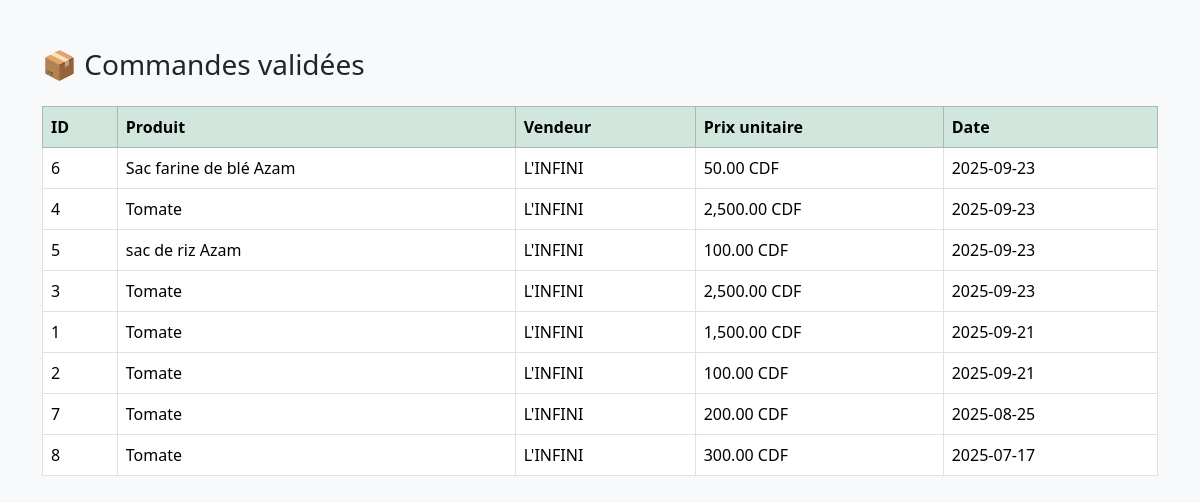
Page /commandes_validees.php on the committed database.
### tables this page shows
CREATE TABLE IF NOT EXISTS `commande` (
  `IdCommande` int NOT NULL AUTO_INCREMENT,
  `IdProduit` int DEFAULT NULL,
  `PrixUnitaire` decimal(10,2) DEFAULT NULL,
  `DateCmd` date DEFAULT NULL,
  `IdMarche` int DEFAULT NULL,
  PRIMARY KEY (`IdCommande`),
  KEY `IdProduit` (`IdProduit`),
  KEY `IdMarche` (`IdMarche`)
);

CREATE TABLE IF NOT EXISTS `produit` (
  `IdProduit` int NOT NULL AUTO_INCREMENT,
  `NomProduit` varchar(100) DEFAULT NULL,
  `Description` text,
  `IdVendeur` int DEFAULT NULL,
  `IdMarche` int DEFAULT NULL,
  `DateMaj` date DEFAULT NULL,
  `Prix` decimal(10,2) DEFAULT '0.00',
  PRIMARY KEY (`IdProduit`),
  KEY `IdVendeur` (`IdVendeur`),
  KEY `IdMarche` (`IdMarche`)
);

CREATE TABLE IF NOT EXISTS `vendeur` (
  `IdVendeur` int NOT NULL AUTO_INCREMENT,
  `NomVendeur` varchar(100) DEFAULT NULL,
  `EmailVendeur` varchar(50) DEFAULT NULL,
  `MotDePasseVendeur` varchar(255) DEFAULT NULL,
  `IdMarche` int DEFAULT NULL,
  PRIMARY KEY (`IdVendeur`),
  UNIQUE KEY `EmailVendeur` (`EmailVendeur`),
  KEY `IdMarche` (`IdMarche`),
  KEY `EmailVendeur_2` (`EmailVendeur`)
);

### commandes_validees.php (the view, shortened to what this page needs)
<?php
require 'db.php';
$commandes = $pdo->query("
  SELECT c.IdCommande, c.PrixUnitaire, c.DateCmd,
         p.NomProduit, v.NomVendeur
  FROM commande c
  JOIN produit p ON c.IdProduit = p.IdProduit
  JOIN vendeur v ON p.IdVendeur = v.IdVendeur
  ORDER BY c.DateCmd DESC
")->fetchAll();
?>
<!DOCTYPE html>
<html lang="fr">
<head>
  <link href="https://cdn.jsdelivr.net/npm/bootstrap@5.3.2/dist/css/bootstrap.min.css" rel="stylesheet">
</head>
<body class="bg-light">
  <div class="container mt-5">
    <h3 class="mb-4">📦 Commandes validées</h3>
    <table class="table table-bordered table-hover">
      <thead class="table-success">
        <tr>
          <th>ID</th>
          <th>Produit</th>
          <th>Vendeur</th>
          <th>Prix unitaire</th>
          <th>Date</th>
        </tr>
      </thead>
      <tbody>
        <?php foreach ($commandes as $cmd): ?>
          <tr>
            <td><?= $cmd['IdCommande'] ?></td>
            <td><?= $cmd['NomProduit'] ?></td>
            <td><?= $cmd['NomVendeur'] ?></td>
            <td><?= number_format($cmd['PrixUnitaire'], 2) ?> CDF</td>
            <td><?= $cmd['DateCmd'] ?></td>
          </tr>
        <?php endforeach; ?>
      </tbody>
    </table>
  </div>
</body>
</html>

### rows in the picture
commande: IdCommande "6", IdProduit.NomProduit "Sac farine de blé Azam", vendeur.NomVendeur "L'INFINI", PrixUnitaire "50.00", DateCmd "2025-09-23"
commande: IdCommande "4", IdProduit.NomProduit "Tomate", vendeur.NomVendeur "L'INFINI", PrixUnitaire "2,500.00", DateCmd "2025-09-23"
commande: IdCommande "5", IdProduit.NomProduit "sac de riz Azam", vendeur.NomVendeur "L'INFINI", PrixUnitaire "100.00", DateCmd "2025-09-23"
commande: IdCommande "3", IdProduit.NomProduit "Tomate", vendeur.NomVendeur "L'INFINI", PrixUnitaire "2,500.00", DateCmd "2025-09-23"
commande: IdCommande "1", IdProduit.NomProduit "Tomate", vendeur.NomVendeur "L'INFINI", PrixUnitaire "1,500.00", DateCmd "2025-09-21"
commande: IdCommande "2", IdProduit.NomProduit "Tomate", vendeur.NomVendeur "L'INFINI", PrixUnitaire "100.00", DateCmd "2025-09-21"
commande: IdCommande "7", IdProduit.NomProduit "Tomate", vendeur.NomVendeur "L'INFINI", PrixUnitaire "200.00", DateCmd "2025-08-25"
commande: IdCommande "8", IdProduit.NomProduit "Tomate", vendeur.NomVendeur "L'INFINI", PrixUnitaire "300.00", DateCmd "2025-07-17"
